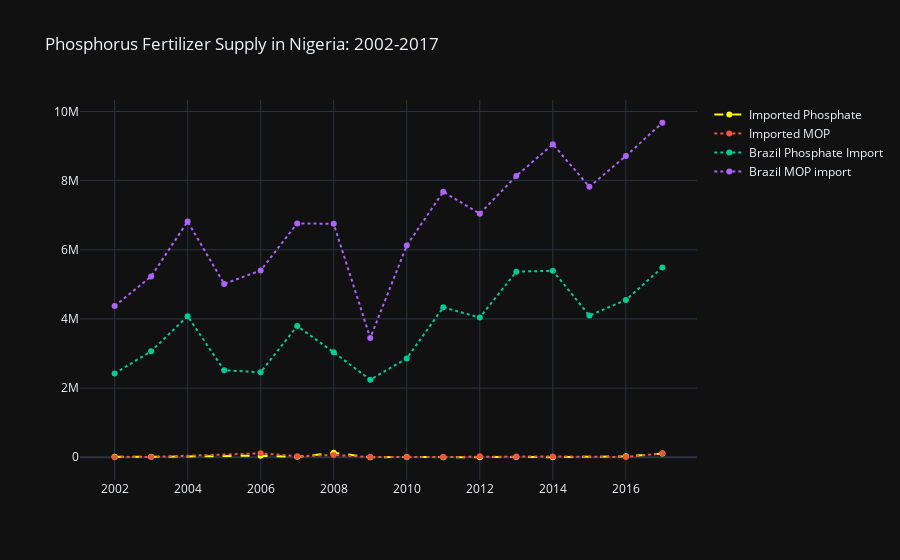

Notebook code for this chart:
### Code cell
fig = go.Figure()

fig.add_trace(go.Scatter(x=imported_phosphate['year'], y=imported_phosphate['value'],
                    mode='lines+markers',
                    name='Imported Phosphate',line=dict(color='yellow',
                              dash='dash')))
fig.add_trace(go.Scatter(x=imported_phosphate_mop['year'], y=imported_phosphate_mop['value'],
                    mode='lines+markers',
                    name='Imported MOP',line=dict(dash='dot')))

fig.add_trace(go.Scatter(x=bra_imported_phosphate['year'], y=bra_imported_phosphate['value'],
                    mode='lines+markers',
                    name='Brazil Phosphate Import',line=dict(dash='dot')))

fig.add_trace(go.Scatter(x=bra_imported_phosphate_mop['year'], y=bra_imported_phosphate_mop['value'],
                    mode='lines+markers',
                    name='Brazil MOP import',line=dict(dash='dot')))


fig.update_layout(
    title='Phosphorus Fertilizer Supply in Nigeria: 2002-2017',
    template='plotly_dark',

)

fig.show()

### Figure 1 — Plotly figure (JSON) as saved in the notebook; plotly's stock layout.template omitted (floating-point values rounded to 4 significant figures)
{"data": [{"line": {"color": "yellow", "dash": "dash"}, "mode": "lines+markers", "name": "Imported Phosphate", "type": "scatter", "x": [2002, 2003, 2006, 2007, 2008, 2009, 2010, 2011, 2012, 2013, 2014, 2016, 2017], "y": [16240.0, 12130.0, 46150.0, 11610.0, 129700.0, 52.33, 6127.0, 173.2, 742.8, 9932.0, 316.1, 27520.0, 105300.0]}, {"line": {"dash": "dot"}, "mode": "lines+markers", "name": "Imported MOP", "type": "scatter", "x": [2002, 2003, 2006, 2007, 2008, 2009, 2010, 2011, 2012, 2013, 2014, 2016, 2017], "y": [2946.0, 10810.0, 113100.0, 28320.0, 67380.0, 8220.0, 3514.0, 6568.0, 30250.0, 20980.0, 22190.0, 5084.0, 117600.0]}, {"line": {"dash": "dot"}, "mode": "lines+markers", "name": "Brazil Phosphate Import", "type": "scatter", "x": [2002, 2003, 2004, 2005, 2006, 2007, 2008, 2009, 2010, 2011, 2012, 2013, 2014, 2015, 2016, 2017], "y": [2424000.0, 3066000.0, 4079000.0, 2516000.0, 2459000.0, 3794000.0, 3035000.0, 2243000.0, 2859000.0, 4335000.0, 4041879, 5366000.0, 5395000.0, 4097000.0, 4548000.0, 5491000.0]}, {"line": {"dash": "dot"}, "mode": "lines+markers", "name": "Brazil MOP import", "type": "scatter", "x": [2002, 2003, 2004, 2005, 2006, 2007, 2008, 2009, 2010, 2011, 2012, 2013, 2014, 2015, 2016, 2017], "y": [4372000.0, 5228000.0, 6817000.0, 5013000.0, 5403000.0, 6763000.0, 6752000.0, 3447000.0, 6124000.0, 7679000.0, 7043000.0, 8136000.0, 9051000.0, 7822000.0, 8713000.0, 9674000.0]}], "layout": {"title": {"text": "Phosphorus Fertilizer Supply in Nigeria: 2002-2017"}}}
